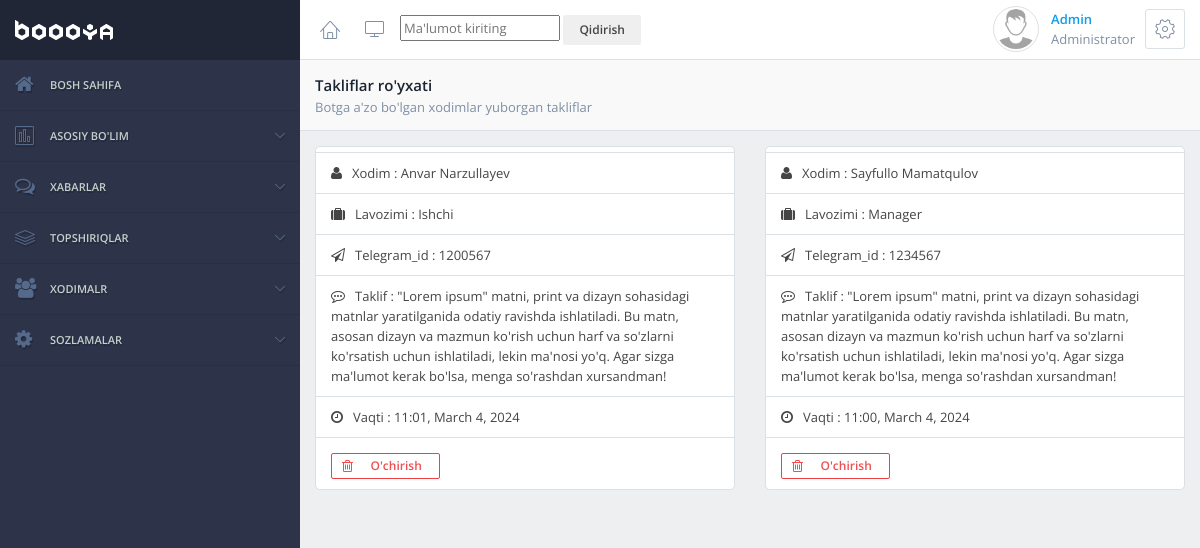
Screenshot of /offer/ (signed in) with the database file from the repository.
### app/models.py (models this page shows, shortened)
class Offer(models.Model):
    desc = models.TextField(verbose_name="Enter the task !", blank=True)
    employees = models.ForeignKey(Employee, on_delete=models.CASCADE)
    add_date = models.DateTimeField(auto_now_add=True)

class Employee(models.Model):
    positions = (
        ('admin',"Admin"),
        ('manager', "Manager"),
        ('worker', "Ishchi"),
        ('student', "Shogird"),
    )
    status = models.BooleanField(default=False)
    position = models.CharField(max_length=55, default='worker', choices=positions, verbose_name='Enter the position', help_text="Choose positions")
    full_name = models.CharField(max_length=155, verbose_name='Enter the name')
    phone_number = models.CharField(max_length=13, verbose_name='Enter the phone number')
    telegram_id = models.ForeignKey(TelegramUser, on_delete=models.CASCADE, related_name='employees')
    image = models.ImageField(upload_to='images/', blank=True, validators=[
        validators.FileExtensionValidator(allowed_extensions=['ico','png','jpeg','jpg'],
            message="Enter an image in the format below('ico','png','jpeg','jpg')")
        ])
    add_date = models.DateTimeField(auto_now_add=True)

class TelegramUser(models.Model):
    full_name = models.CharField(max_length=40, null=True, blank=True)
    telegram_id =  models.CharField(max_length=10, verbose_name='Telegram_ID')
    add_date = models.DateTimeField(auto_now_add=True)
    def __str__(self):
        return self.telegram_id

### app/views.py (the view)
# urls.py: path("offer/", OfferView.as_view(), name='offer'),
class OfferView(LoginRequiredMixin, ListView):
    model = Offer
    template_name = 'offer.html'
    def get_context_data(self, **kwargs):
        context = super().get_context_data(**kwargs)
        offers = Offer.objects.all()
        context['offers'] = offers
        return context

### templates/offer.html (shortened to what this page needs)
{% extends "wrapper.html" %}
{% load static %}
{% block content %}
                    <div class="app-heading app-heading-bordered app-heading-page">
                        <div class="title">
                            <h1>Takliflar ro'yxati</h1>
                            <p>Botga a'zo bo'lgan xodimlar yuborgan takliflar</p>
                        </div>
                    </div>
                    <div class="container">
                        <div class="row">
                            {% for a in offers %}
                            <div class="col-md-6 col-xs-6">
                                <div class="block block-condensed padding-top-5">
                                    <div class="list-group">
                                        <div class="list-group-item"><span class="fa fa-user"></span> Xodim : {{ a.employees.full_name }}</div>
                                        <div class="list-group-item"><span class="fa fa-suitcase"></span> Lavozimi : {{ a.employees.get_position_display }}</div>
                                        <div class="list-group-item"><span class="fa fa-paper-plane-o"></span> Telegram_id : {{ a.employees.telegram_id }}</div>
                                        <div class="list-group-item"><span class="fa fa-commenting-o"></span> Taklif : {{ a.desc }}</div>
                                        <div class="list-group-item"><span class="fa fa-clock-o"></span> Vaqti : {{ a.employees.add_date|date:"H:i, F j, Y" }}</div>
                                        <div class="list-group-item">
                                            <div class="block-content padding-top-5">
                                                <div class="row">
                                                    <div class="col-md-4 ">
                                                        <a href="{% url 'main:delete_offer' a.id %}" class="btn btn-danger btn-clean btn-block btn-xs"><span class="fa fa-trash-o"></span> O'chirish</a>
                                                    </div>
                                                </div>
                                            </div>
                                        </div>
                                    </div>
                                </div>
                            </div>
                            {% endfor %}
                        </div>
                    </div>
                </div>
            </div>
        </div>
        {% endblock %}

### templates/wrapper.html (shortened to what this page needs)
<!DOCTYPE html>
<html lang="en">
{% load static %}
    <head>
        <link rel="stylesheet" href="{% static 'css/styles.css' %}">
    </head>
    <body>
        <div class="app">
            <div class="app-container">
                <div class="app-sidebar app-navigation app-navigation-fixed scroll app-navigation-style-default app-navigation-open-hover dir-left" data-type="close-other">
                    <a href="{% url 'main:home' %}" class="app-navigation-logo">
                    </a>
                    <nav>
                        <ul>
                            <li>
                                <a href="{% url 'main:home' %}"><span class="fa fa-home"></span> Bosh sahifa </a>
                            </li>
                            <li>
                                <a href="#"><span class="icon-chart-bars"></span>Asosiy bo'lim </a>
                            </li>
                            <li>
                                <a href="#"><span class="fa fa-comments-o"></span> Xabarlar </a>
                            </li>
                            <li>
                                <a href="#"><span class="icon-layers"></span> Topshiriqlar </a>
                            </li>
                            <li>
                                <a href="#"><span class="fa fa-users"></span>Xodimalr </a>
                            </li>
                            <li>
                                <a href="#"><span class="fa fa-cog"></span> Sozlamalar </a>
                            </li>
                        </ul>
                    </nav>
                </div>
                <div class="app-content app-sidebar-left">
                    <div class="app-header">
                        <ul class="app-header-buttons">
                            <li class="hidden-mobile"><a href="{% url 'main:home' %}" class="btn btn-link btn-icon"><span class="icon-home"></span></a></li>
                            <li class="hidden-mobile"><a href="#" class="btn btn-link btn-icon" data-sidebar-minimize=".app-sidebar.dir-left"><span class="icon-screen"></span></a></li>
                        </ul>
                        <ul class="app-header-buttons pull-right">
                            <li>
                                <div class="contact contact-rounded contact-bordered contact-lg contact-ps-controls">
                                    <img src="{% static 'img/user/no-image.png' %}" alt="John Doe">
                                    <div class="contact-container">
                                        <a href="{% url 'main:home' %}">{{ user.username|title }}</a>
                                        <span>Administrator</span>
                                    </div>
                                    <div class="contact-controls">
                                        <div class="dropdown">
                                            <button type="button" class="btn btn-default btn-icon" data-toggle="dropdown"><span class="icon-cog"></span></button>
                                        </div>
                                    </div>
                                </div>
                            </li>
                        </ul>
                        <div class="px" style="margin-top: 10px;">
                            <form action="{% url 'main:search' %}" method="get">
                                <input type="text" name="q" placeholder="Ma'lumot kiriting">
                                <button type="submit" class="btn btn-secondary btn-sm">
                                    Qidirish
                                </button>
                            </form>
                        </div>
                    </div>
                    {% block content %}
{% endblock %}
</body>
</html>

### rows the page displays
Offer: employees.full_name "Anvar Narzullayev", employees.position "Ishchi", employees.telegram_id "1200567", desc "\"Lorem ipsum\" matni, print va dizayn sohasidagi matnlar yaratilganida odatiy ravishda ishlatiladi. Bu matn, asosan dizayn va mazmun ko'rish uchun harf va so'zlarni ko'rsatish uchun ishlatiladi, lekin ma'nosi yo'q. Agar sizga ma'lumot kerak bo'lsa, menga so'rashdan xursandman!", employees.add_date "11:01, March 4, 2024"
Offer: employees.full_name "Sayfullo Mamatqulov", employees.position "Manager", employees.telegram_id "1234567", desc "\"Lorem ipsum\" matni, print va dizayn sohasidagi matnlar yaratilganida odatiy ravishda ishlatiladi. Bu matn, asosan dizayn va mazmun ko'rish uchun harf va so'zlarni ko'rsatish uchun ishlatiladi, lekin ma'nosi yo'q. Agar sizga ma'lumot kerak bo'lsa, menga so'rashdan xursandman!", employees.add_date "11:00, March 4, 2024"

### other values shown
{{ user.username|title }} "Admin"
